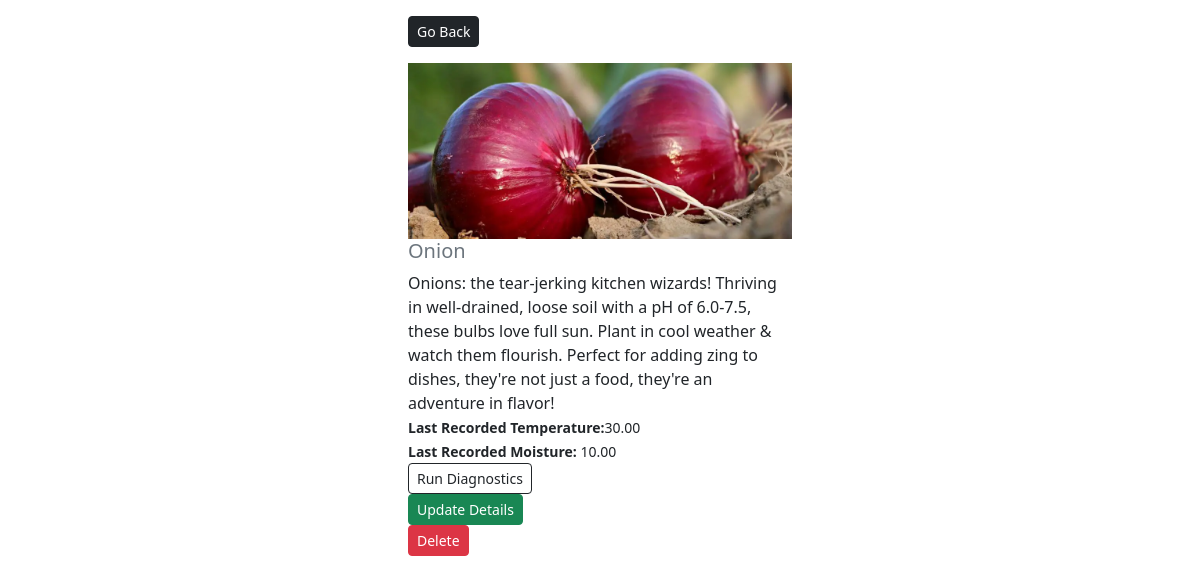
Screenshot of /mygreenhouse/crop-detail/11/ with the database file from the repository.
### crops/models.py (models this page shows, shortened)
class Crop(models.Model):
    name = models.CharField(max_length=100)
    description = models.TextField(max_length=300)
    image = models.ImageField(null=False, blank=False, upload_to='images/')
    temperature = models.DecimalField(max_digits=4, decimal_places=2)
    moisture = models.DecimalField(max_digits=4, decimal_places=2)
    class Meta:
        ordering = ['name']

### crops/views.py (the view)
# urls.py: path('crop-detail/<str:id>/', views.crop_detail, name='crop-detail'),
def crop_detail(request, id):
    crop = Crop.objects.get(pk=id)
    context = {'crop': crop}
    return render(request, 'crops/crop-detail.html', context)

### crops/templates/crops/crop-detail.html
{% extends 'crops/base.html' %}
{% load static %}
{% block content %}
    <div class="row justify-content-center">
        <div class="col-md-4">
            <div class="">
                <a href="{% url 'home' %}" class="my-3 btn btn-dark btn-sm">Go Back</a>
            </div>
            <div style="height: 90vh">
                <img class="img-fluid text-center" style="max-width: 100%; max-height: 100%" src="{{ crop.image.url }}" alt="image gone">
                <h5 class="text-muted"> {{ crop.name }} </h5>
                <quote>{{ crop.description }}</quote><br>
                <small><b>Last Recorded Temperature:</b>{{crop.temperature}}</small><br>
                <small><b>Last Recorded Moisture:</b> {{ crop.moisture }}</small><br>
                <a href="{% url 'diagnostics' %}" class="btn btn-outline-dark btn-sm">Run Diagnostics</a><br>
                <a href="{% url 'edit-crop' crop.id %}" class="btn btn-success btn-sm">Update Details</a><br>
                <a href="{% url 'delete-crop' crop.id %}" class="btn btn-danger btn-sm">Delete</a><br>
            </div>
        </div>
    </div>
{% endblock %}

### rows the page displays
Crop: image (picture), name "Onion", description "Onions: the tear-jerking kitchen wizards! Thriving in well-drained, loose soil with a pH of 6.0-7.5, these bulbs love full sun. Plant in cool weather & watch them flourish. Perfect for adding zing to dishes, they're not just a food, they're an adventure in flavor!", temperature "30.00", moisture "10.00"
